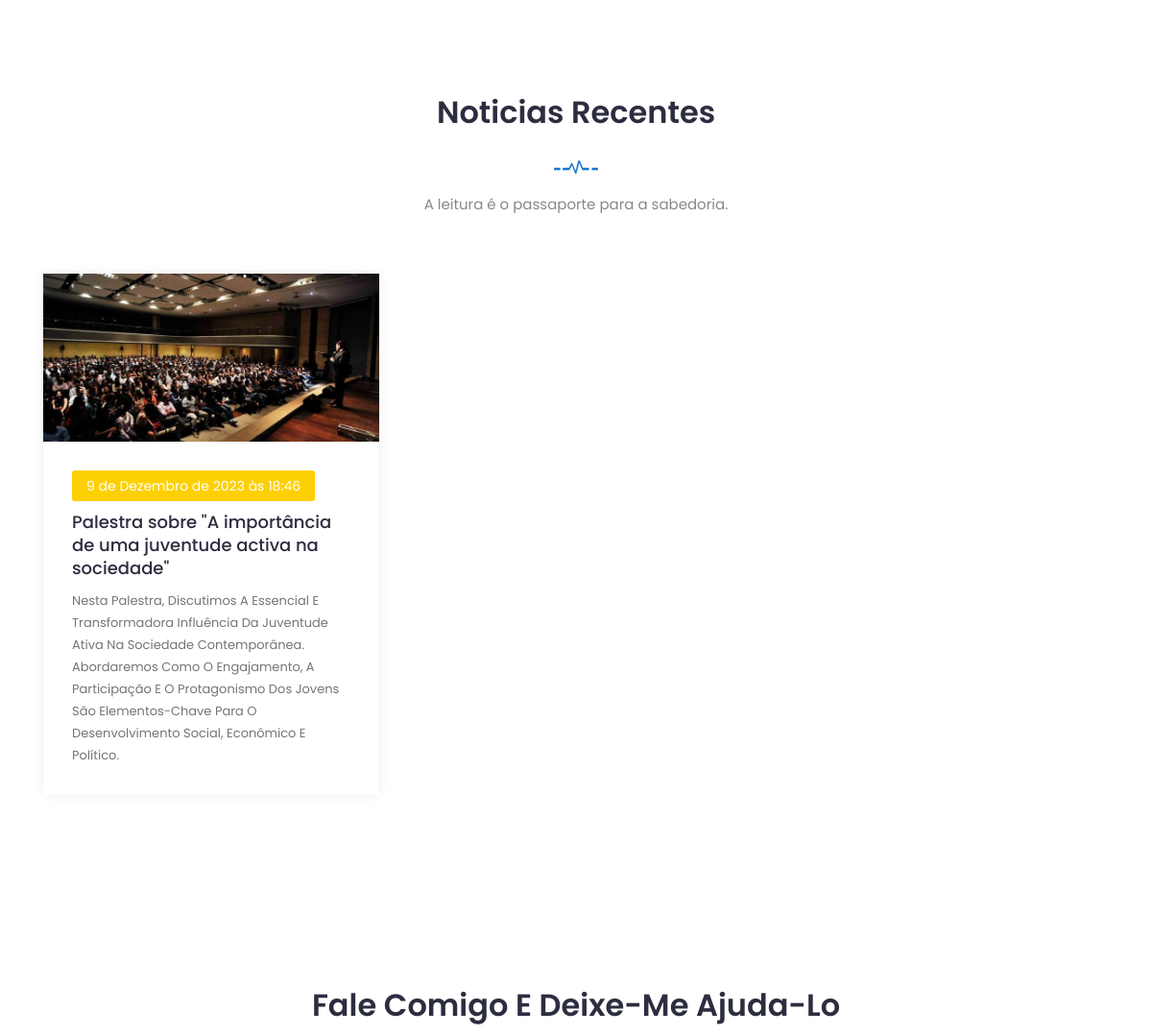
Before: / (middle part) with the older database file.
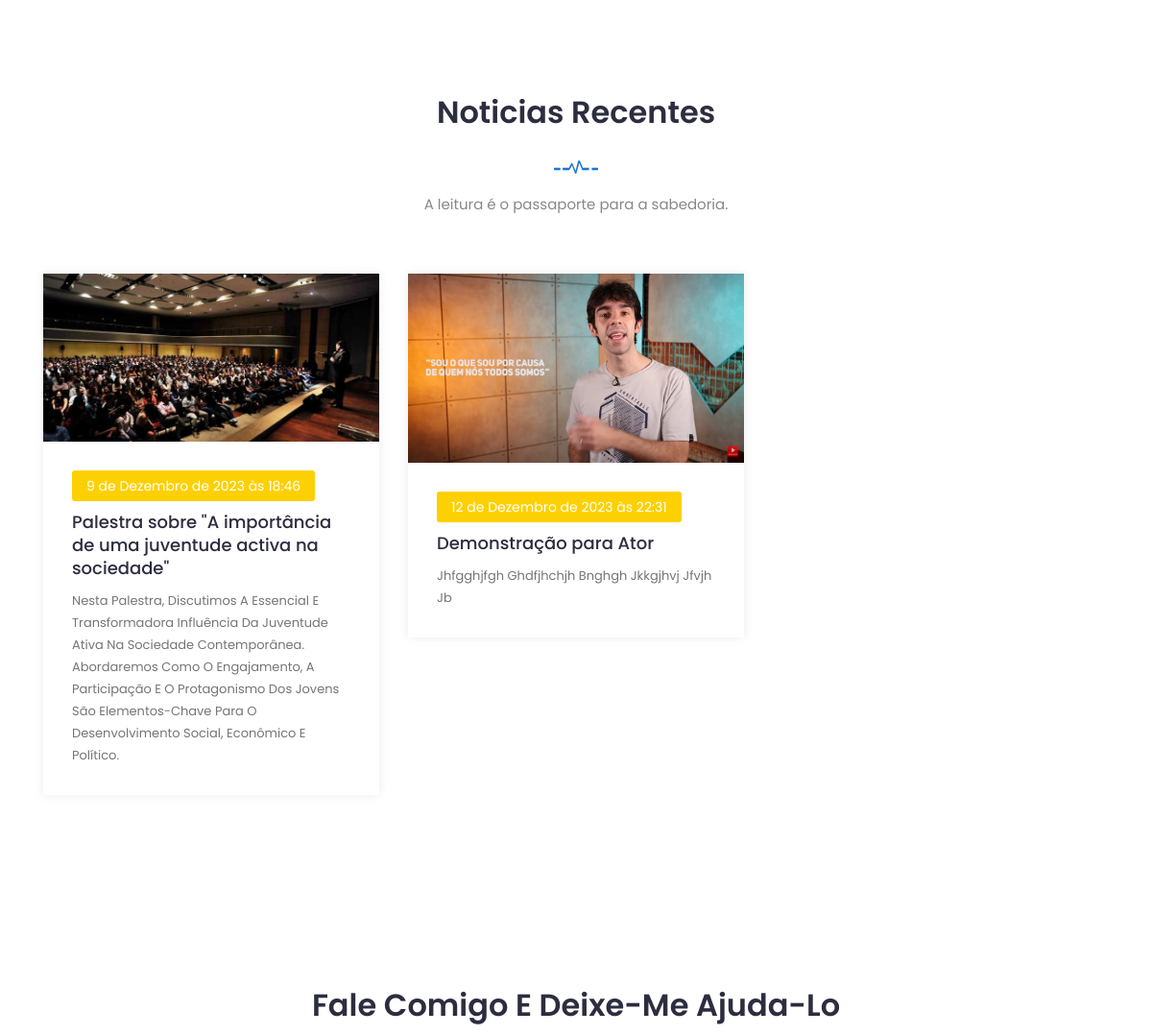
After: the same page with the newer database file.
### apps/website/models.py (models this page shows, shortened)
class New(models.Model):
    title = models.CharField(max_length=255, null=False, blank=False)
    slug = models.SlugField()
    summary = RichTextField()
    content = RichTextUploadingField()
    category = models.ForeignKey(to=NewsCategory, on_delete=models.CASCADE, null=False, default='',related_name='new')
    image_thumb = models.ImageField(upload_to="website/news/", blank=True)
    image_description = models.CharField(max_length=75, default="Imagem de noticia",blank=True)
    author = models.ForeignKey(to=User, on_delete=models.PROTECT, null=True, related_name='service')
    published = models.BooleanField(default=False)
    created_at = models.DateTimeField(auto_now_add=True)
    updated_at = models.DateTimeField(auto_now=True)

### apps/website/views.py (the view)
# urls.py: path('', home, name="home"),
def home(request):
    carrocel = Carrocel.objects.filter(local="HOME")
    image_about = Carrocel.objects.filter(local="SOBRE")[0]
    galeria = Galeria.objects.filter(published=True)[:10]
    news = New.objects.filter(published=True)[:10]
    return render(request, "website/home.html", {"page_name":"home", "carrocel":carrocel, "image_about":image_about, "galeria":galeria, "news": news})

### templates/website/home.html (shortened to what this page needs)
{% extends "base.html" %}
{% load static %}
{% block content %}
	<section class="blog section" id="blog">
		<div class="container">
			<div class="row">
				<div class="col-lg-12">
					<div class="section-title">
						<h2>Noticias Recentes</h2>
						<img src="{% static 'assets/geral/img/section-img.png' %}" alt="#">
						<p> A leitura é o passaporte para a sabedoria.</p>
					</div>
				</div>
			</div>
			<div class="row">
				{% for new in news %}
				<div class="col-lg-4 col-md-6 col-12">
					<div class="single-news">
						<div class="news-head">
							<img src="{{ new.image_thumb.url }}" alt="{{ new.image_description }}">
						</div>
						<div class="news-body">
							<div class="news-content">
								<div class="date">{{ new.created_at }}</div>
								<h2>
									<a href="{% url 'news-article' new.slug %}">
										{{ new.title }}
									</a>
								</h2>
								<p class="text">
									{{ new.summary|safe }}
								</p>
							</div>
						</div>
					</div>
				</div>
				{% endfor %}
			</div>
		</div>
	</section>
	<section class="appointment">
		<div class="container">
			<div class="row">
				<div class="col-lg-12">
					<div class="section-title">
						<h2>Fale comigo e deixe-me ajuda-lo</h2>
					</div>
				</div>
			</div>
		</div>
	</section>
{% endblock  %}

Changed rows visible on the page:
added New: image_thumb (picture), created_at "12 de Dezembro de 2023 às 22:31", title "Demonstração para Ator", summary "Jhfgghjfgh Ghdfjhchjh Bnghgh Jkkgjhvj Jfvjh Jb"
